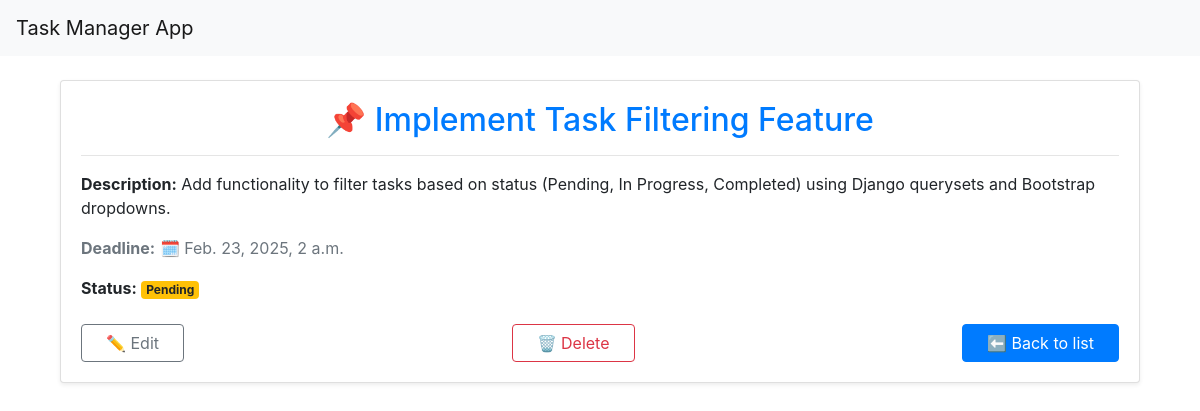
/task/5/, run on the app's committed database.
### schedule/models.py (models this page shows, shortened)
class Task(models.Model):
    title = models.CharField(max_length=255)
    description = models.TextField()
    deadline = models.DateTimeField()
    status = models.CharField(max_length=50, choices=[('Pending', 'Pending'), ('Completed', 'Completed')])
    created_at = models.DateTimeField(auto_now_add=True)
    updated_at = models.DateTimeField(auto_now=True)

### schedule/views.py (the view)
# urls.py: path('task/<int:pk>/', views.task_detail, name='task_detail'),
def task_detail(request, pk):
    task = get_object_or_404(Task, pk=pk)
    return render(request, 'task_detail.html', {'task': task})

### schedule/templates/task_detail.html (shortened to what this page needs)
{% extends 'base.html' %}
{% block content %}
    <div class="container mt-4">
        <div class="card shadow-sm">
            <div class="card-body">
                <h2 class="card-title text-primary text-center">📌 {{ task.title }}</h2>
                <hr>
                <p class="fs-5"><strong>Description:</strong> {{ task.description }}</p>
                <p class="fs-6 text-muted"><strong>Deadline:</strong> 🗓️ {{ task.deadline }}</p>
                <p class="fs-6">
                    <strong>Status:</strong>
                    <span class="badge
                        {% if task.status == 'Completed' %}bg-success
                        {% elif task.status == 'Pending' %}bg-warning
                        {% else %}bg-info{% endif %}">
                        {{ task.status }}
                    </span>
                </p>
                <div class="d-flex justify-content-between mt-4">
                    <a href="{% url 'task_update' task.pk %}" class="btn btn-outline-secondary px-4">✏️ Edit</a>
                    <a href="{% url 'task_delete' task.pk %}" class="btn btn-outline-danger px-4">🗑️ Delete</a>
                    <a href="{% url 'task_list' %}" class="btn btn-primary px-4">⬅️ Back to list</a>
                </div>
            </div>
        </div>
    </div>
{% endblock %}

### data on the page
Task: title "Implement Task Filtering Feature", description "Add functionality to filter tasks based on status (Pending, In Progress, Completed) using Django querysets and Bootstrap dropdowns.", deadline "Feb. 23, 2025, 2 a.m.", status "Pending"
